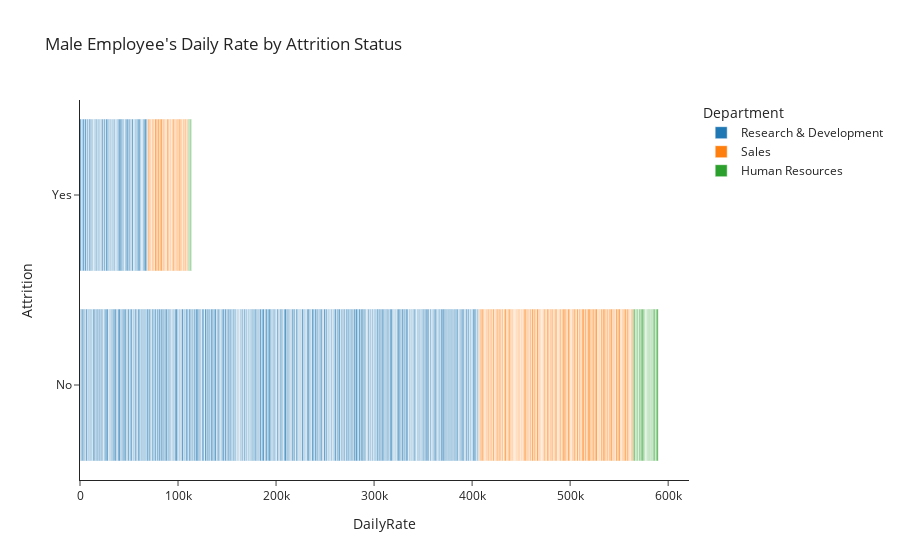

Write notebook code for a chart like this one.
### Code cell
fig = px.bar(df.query("Gender=='Male'"),x='DailyRate',y='Attrition',color='Department',orientation='h',title="Male Employee's Daily Rate by Attrition Status")
fig.show()

### Figure 1 — Plotly figure (JSON) as saved in the notebook; plotly's stock layout.template omitted (floating-point values rounded to 4 significant figures; data arrays with more than 128 entries replaced by an {"elided": "..."} marker saying what was removed)
{"data": [{"alignmentgroup": "True", "hovertemplate": "Department=Research & Development<br>DailyRate=%{x}<br>Attrition=%{y}<extra></extra>", "legendgroup": "Research & Development", "marker": {"color": "#1F77B4", "pattern": {"shape": ""}}, "name": "Research & Development", "offsetgroup": "Research & Development", "orientation": "h", "showlegend": true, "textposition": "auto", "type": "bar", "x": {"elided": "582 int values"}, "xaxis": "x", "y": {"elided": "582 str values"}, "yaxis": "y"}, {"alignmentgroup": "True", "hovertemplate": "Department=Sales<br>DailyRate=%{x}<br>Attrition=%{y}<extra></extra>", "legendgroup": "Sales", "marker": {"color": "#FF7F0E", "pattern": {"shape": ""}}, "name": "Sales", "offsetgroup": "Sales", "orientation": "h", "showlegend": true, "textposition": "auto", "type": "bar", "x": {"elided": "257 int values"}, "xaxis": "x", "y": {"elided": "257 str values"}, "yaxis": "y"}, {"alignmentgroup": "True", "hovertemplate": "Department=Human Resources<br>DailyRate=%{x}<br>Attrition=%{y}<extra></extra>", "legendgroup": "Human Resources", "marker": {"color": "#2CA02C", "pattern": {"shape": ""}}, "name": "Human Resources", "offsetgroup": "Human Resources", "orientation": "h", "showlegend": true, "textposition": "auto", "type": "bar", "x": [945, 807, 1240, 818, 106, 544, 489, 1246, 397, 427, 314, 1041, 829, 1169, 1278, 1075, 788, 1376, 433, 528, 147, 179, 648, 206, 770, 332, 330, 898, 888, 602, 240, 552, 897, 244, 1239, 1336, 359, 350, 280, 352, 1213, 1444, 189], "xaxis": "x", "y": ["No", "Yes", "No", "No", "No", "No", "Yes", "No", "No", "No", "No", "No", "No", "No", "No", "No", "No", "Yes", "No", "No", "No", "No", "No", "No", "No", "No", "No", "No", "No", "No", "Yes", "No", "No", "No", "No", "No", "Yes", "Yes", "No", "No", "No", "No", "No"], "yaxis": "y"}], "layout": {"barmode": "relative", "legend": {"title": {"text": "Department"}, "tracegroupgap": 0}, "title": {"text": "Male Employee's Daily Rate by Attrition Status"}, "xaxis": {"anchor": "y", "domain": [0, 1], "title": {"text": "DailyRate"}}, "yaxis": {"anchor": "x", "domain": [0, 1], "title": {"text": "Attrition"}}}}
